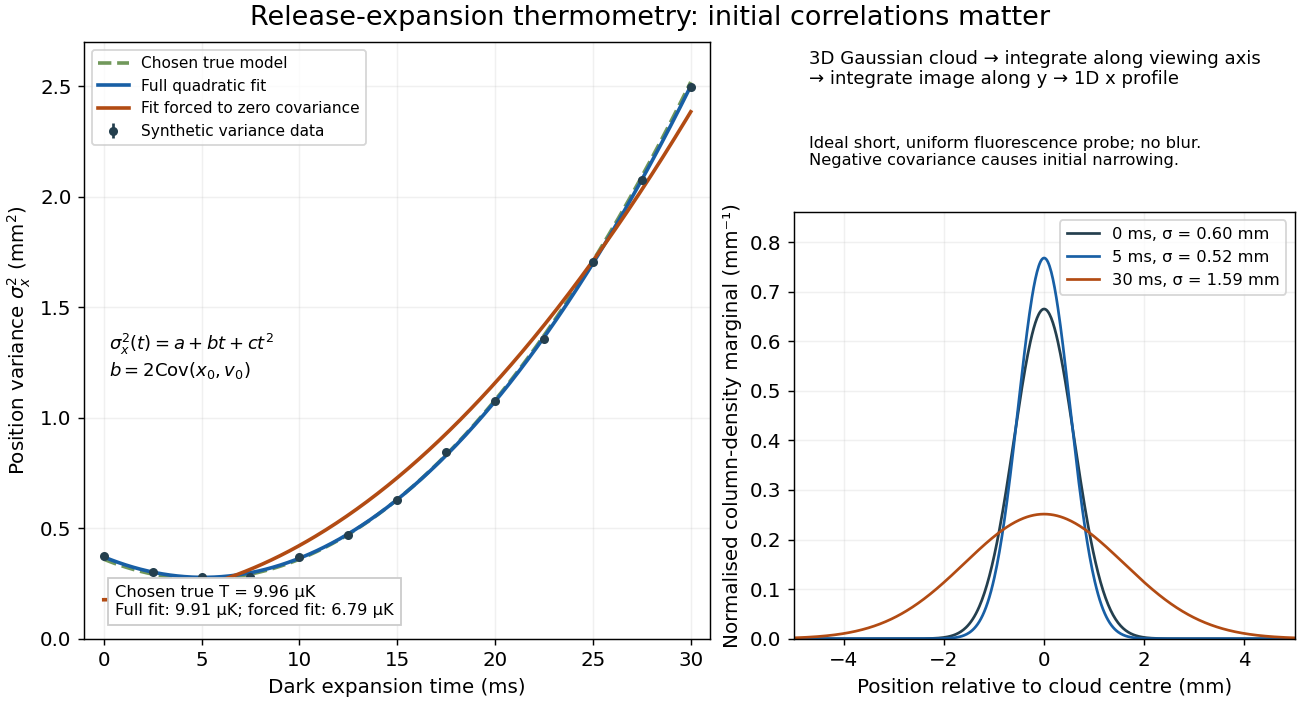

Recreate this plot in Python.
"""Synthetic release-expansion widths; no historical measurements.

Python 3.14; NumPy 2.3.5; Matplotlib 3.10.7. Run from _media.
Times are ms, positions mm, so mm/ms = m/s. No SciPy required.
"""
from pathlib import Path

import matplotlib.pyplot as plt
import numpy as np


def model():
    t = np.linspace(0, 30, 13)
    variance = .36-.036*t+.0036*t*t
    y = variance+np.random.default_rng(27).normal(0, .012, len(t))
    full = np.linalg.lstsq(np.column_stack([np.ones_like(t), t, t*t]), y, rcond=None)[0]
    omitted = np.linalg.lstsq(np.column_stack([np.ones_like(t), t*t]), y, rcond=None)[0]
    return t, y, full, omitted


def main():
    plt.rcParams.update({"font.size": 11, "figure.facecolor": "white"})
    fig = plt.figure(figsize=(10, 5.4), layout="constrained")
    grid = fig.add_gridspec(2, 2, width_ratios=[1.25, 1], height_ratios=[.8, 2.3])
    ax = fig.add_subplot(grid[:, 0])
    note = fig.add_subplot(grid[0, 1])
    profiles = fig.add_subplot(grid[1, 1])
    fig.suptitle("Release-expansion thermometry: initial correlations matter", fontsize=15)
    t, y, full, omitted = model()
    fine = np.linspace(0, 30, 400)
    truth = .36-.036*fine+.0036*fine*fine
    ax.errorbar(t, y, yerr=.012, fmt="o", ms=4, color="#243f4e", label="Synthetic variance data")
    ax.plot(fine, truth, "--", color="#71985b", lw=2, label="Chosen true model")
    ax.plot(fine, full[0]+full[1]*fine+full[2]*fine*fine, color="#185fa5", lw=2, label="Full quadratic fit")
    ax.plot(fine, omitted[0]+omitted[1]*fine*fine, color="#b24b13", lw=2, label="Fit forced to zero covariance")
    ax.set(xlabel="Dark expansion time (ms)", ylabel=r"Position variance $\sigma_x^2$ (mm$^2$)", xlim=(-1, 31), ylim=(0, 2.7))
    ax.legend(fontsize=8.5, loc="upper left")
    ax.grid(alpha=.18)
    ax.text(.04, .44, r"$\sigma_x^2(t)=a+bt+ct^2$"+"\n"+r"$b=2\operatorname{Cov}(x_0,v_0)$", transform=ax.transAxes, fontsize=10)
    conv = 3.82e-26/1.380649e-23*1e6
    ax.text(.05, .04, f"Chosen true T = {conv*.0036:.2f} μK\nFull fit: {conv*full[2]:.2f} μK; forced fit: {conv*omitted[1]:.2f} μK", transform=ax.transAxes, fontsize=9, bbox={"facecolor": "white", "edgecolor": ".8"})
    x = np.linspace(-5, 5, 600)
    for time, color in [(0, "#243f4e"), (5, "#185fa5"), (30, "#b24b13")]:
        var = .36-.036*time+.0036*time*time
        density = np.exp(-x*x/(2*var))/np.sqrt(2*np.pi*var)
        profiles.plot(x, density, color=color, label=f"{time} ms, σ = {np.sqrt(var):.2f} mm")
    profiles.set(xlabel="Position relative to cloud centre (mm)", ylabel="Normalised column-density marginal (mm⁻¹)", xlim=(-5, 5), ylim=(0, .86))
    profiles.legend(fontsize=9, loc="upper right")
    profiles.grid(alpha=.18)
    note.axis("off")
    note.text(.03, .95, "3D Gaussian cloud → integrate along viewing axis\n→ integrate image along y → 1D x profile", va="top", fontsize=10)
    note.text(.03, .37, "Ideal short, uniform fluorescence probe; no blur.\nNegative covariance causes initial narrowing.", va="top", fontsize=9)
    fig.savefig(Path(__file__).stem+".png", dpi=130, facecolor="white", transparent=False)
    plt.close(fig)


if __name__ == "__main__":
    main()
